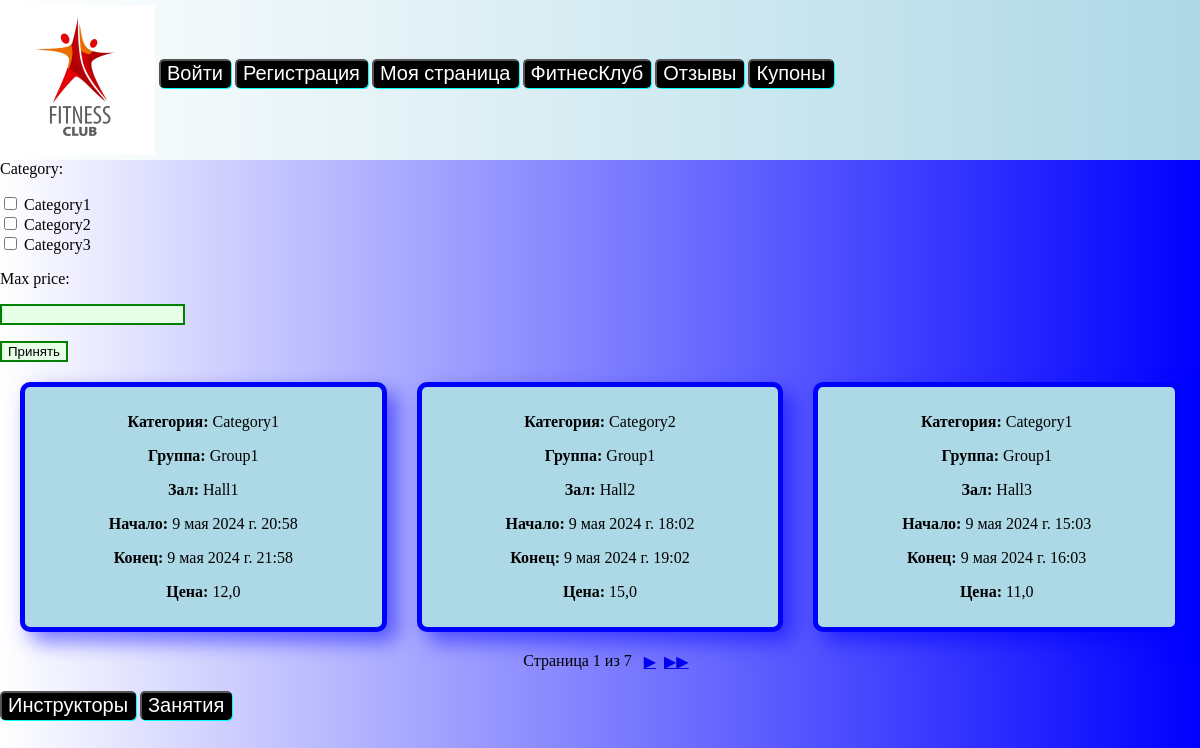
The app's page /fitness/workouts/ with its own data.
### fitnes_club/models.py (models this page shows, shortened)
class Workout(BaseModel):
    start_time = models.DateTimeField()
    end_time = models.DateTimeField()
    price = models.FloatField(default=0, validators=[MinValueValidator(0)])
    category = models.CharField(max_length=100, default='Category1')
    group = models.ForeignKey(Group, on_delete=models.SET_NULL, null=True)
    hall = models.ForeignKey(Hall, on_delete=models.SET_NULL, null=True)

class Group(BaseModel):
    name = models.CharField(max_length=50)
    all_price = models.FloatField(default=0, validators=[MinValueValidator(0)])
    max_workouts = models.PositiveSmallIntegerField(default=10)
    max_clients = models.PositiveSmallIntegerField(default=10)
    is_open = models.BooleanField(default=False)
    is_edit = models.BooleanField(default=True)
    clients = models.ManyToManyField(Client, blank=True)

class Hall(BaseModel):
    name = models.CharField(max_length=50)
    address = models.CharField(max_length=50)

### fitnes_club/views.py (the view, shortened to what this page needs)
def workouts_page(request):
    form = FilterForm(request.GET or None)
    workouts = Workout.objects.all()
    filters = {}
    filter_query = urlencode(filters, doseq=True)
    paginator = Paginator(workouts, 3)
    page_number = request.GET.get('page')
    page_obj = paginator.get_page(page_number)
    context = {
        'form': form,
        'workouts': page_obj,
        'filter_query': filter_query  # Передаем строку с параметрами формы
    }
    return render(request, "WorkoutsPage.html", context)

### fitnes_club/forms.py
class FilterForm(forms.Form):
    category = forms.MultipleChoiceField(
        required=False,
        widget=forms.CheckboxSelectMultiple,
        choices={"Category1": "Category1", "Category2": "Category2", "Category3": "Category3"},
    )
    max_price = forms.IntegerField(min_value=1, required=False)

### fitnes_club/templates/WorkoutsPage.html (shortened to what this page needs)
{% extends "FitnessLayout.html" %}
{% block title %}
    {% load static %}
{% endblock title %}
{% block content %}
<div>
    <form method="GET">
        {% for field in form %}
            {{ field.label_tag }}
            <p>{{ field }}</p>
        {% endfor %}
        <input type="submit" value="Принять">
    </form>
</div>
<div class="grid-container" align="center">
    {% if workouts %}
    {% for el in workouts %}
        <div class="workout">
            <p><b>Категория: </b>{{ el.category }}</p>
            <p><b>Группа: </b>{{ el.group.name }}</p>
            <p><b>Зал: </b>{{ el.hall.name }}</p>
            <p><b>Начало: </b>{{ el.start_time }}</p>
            <p><b>Конец: </b>{{ el.end_time }}</p>
            <p><b>Цена: </b>{{ el.price }}</p>
        </div>
    {% endfor %}
    {% else %}
    <p>К сожалению таких занятий пока нет.</p>
    {% endif %}
</div>
<div class="pagination">
    <span>&nbsp;&nbsp;&nbsp;Страница {{ workouts.number }} из {{ workouts.paginator.num_pages }}&nbsp;&nbsp;&nbsp;</span>
    {% if workouts.has_next %}
        <a href="?page={{ workouts.next_page_number }}&{{ filter_query }}">&#9654;</a>
        <span>&nbsp;&nbsp;</span>
        <a href="?page={{ workouts.paginator.num_pages }}&{{ filter_query }}">&#9654;&#9654;</a>
    {% endif %}
</div>
{% endblock content %}

### static/CSS/site.css (style rules this page uses)
body { background: linear-gradient(to right, white, blue); margin: 0; padding: 0; }
.pagination { display: flex; justify-content: center; margin-top: 10px; }
.grid-container { margin: 20px; display: grid; grid-template-columns: repeat(3, 1fr); gap: 30px; }
.workout { background-color: lightblue; border-radius: 10px; border: 5px solid blue; padding: 10px; box-shadow: 10px 10px 20px rgba(0, 0, 255, 0.5); transition: transform 0.2s ease, box-shadow 0.2s ease; position: relative; }
.pagination { text-align: center; margin: 20px 0; }
body { overflow-x: hidden; }
input:valid { border: 2px solid green; background-color: #e6ffe6; }

### records on screen
Workout: category "Category1", group.name "Group1", hall.name "Hall1", start_time "9 мая 2024 г. 20:58", end_time "9 мая 2024 г. 21:58", price "12,0"
Workout: category "Category2", group.name "Group1", hall.name "Hall2", start_time "9 мая 2024 г. 18:02", end_time "9 мая 2024 г. 19:02", price "15,0"
Workout: category "Category1", group.name "Group1", hall.name "Hall3", start_time "9 мая 2024 г. 15:03", end_time "9 мая 2024 г. 16:03", price "11,0"

### other values on screen
{{ field.label_tag }} "Category:" "Max price:"
{{ workouts.number }} "1"
{{ workouts.paginator.num_pages }} "7"
